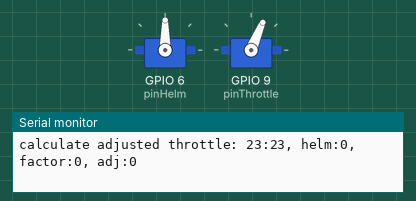
Simulated run of this sketch. Board: ESP32. Parts: 2 × servo, the last lines printed to the serial monitor.

Above: at 12.7 s.
At 19.0 s:
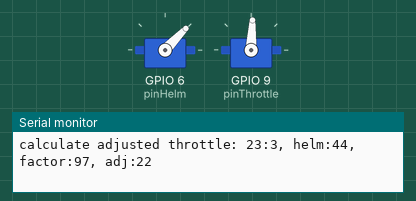
At 25.6 s:
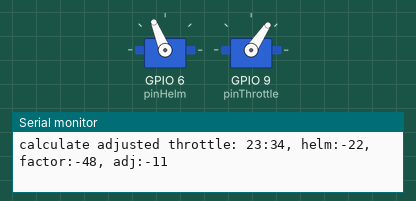
At 32.3 s:
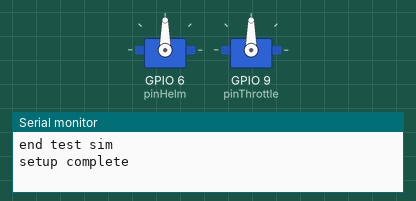
Timing chart, 0 to 33.8 s (numbered marks = the images above):
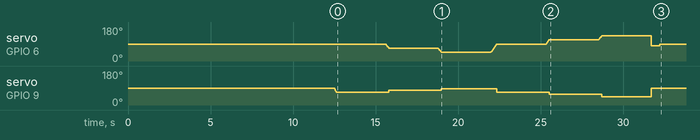

The sketch:

testservo.ino
```cpp
#include <ESP32Servo.h>

/* board esp32:esp32:nano_nora
  the Arduino Nano ESP32, with the ESP32 from espressif, and the NORA-W106 module from u-blox  */

/* two servos: helm and throttle
using GPIO (espressif) pin numbers 6 and 9, PinNumbers=byGPIONumber
(PinNumbers=default does a pin number remap and results in a compile error) */

/*
*
* helm
* DSservo 25KG servo motor
* https://www.dsservo.com/en/d_file/DS3225%20datasheet.pdf
* pwm microseconds 500 to 2500, angle 0 to 180
*
*/
Servo servoHelm;
const int pinHelm = 6;  // D3==GPIO6  full strength input voltage from bat rail 6.6V - 8.4V
int helm = 0;  // positive: starboard, negative: port
const int portFull = -90;
const int portHalf = -45;
const int portSlow =  -5;
const int starboardFull = 90;
const int starboardHalf = 45;
const int starboardSlow =  5;
const int helmAmidships =  0;
const int helmSweepInc = 2;
const int helmStepInc = 5;
const int helmPause = 10;

/* set the value of helm and write it to the servo */
void setHelm(int angle, boolean isadjust=true) {
	helm = angle;
	servoHelm.write(rotate(reverse(angle)));
	if (isadjust)
		adjustThrottle();
}
int getHelm() {
	return helm;
}

/* sweep the helm smoothly to its new position */
void sweepHelm(int angle, int dps=120) {
	// angle is the desired arm angle, as opposed to the deck angle
	// dps is the arm speed (angular velocity) in degrees per second
	//      between 90 and 180 is reasonable, 120 is ideal;  180: -45 to 45 in half second
	int inc = helmSweepInc;  // optimal increment of distance of each step
	int pause = helmPause;  // optimal pause between steps

	int travel = angle - helm; // travel vector (distance) given by old and new angles
	if (travel < 0)   // let increment match the sign of the travel vector
		inc = 0 - inc;
	int ttime = (int)(abs(travel) * 1000) / dps; // travel time in ms varies with vector and velocity
	int steps = (int)travel / inc; // vector and increment gives steps, rounded down
	pause = ttime / steps; // ttime and steps gives pause for each step, rounded down
	logger(50, "sweepHelm dps:%d, angle:%d, helm:%d, ttime:%d, steps:%d, pause:%d", dps, angle, helm, ttime, steps, pause);

	if (pause >= helmPause) { // if pause greater than minimum pause for sweep)
		int n = helm;
		for (int i=0; i<steps; i++) {
			n += inc;
			setHelm(n, false);
			delay(pause);
		}
	}
	adjustThrottle();
}

/* snap sk8 back to upright position */
void zeroHelm() {
	int newhelm = 10;
	if (helm > 0)
		newhelm = -10;
	setHelm(newhelm, false);
	delay(500);
	setHelm(0);
}


/*
*
* throttle
* KOOKYE 360 degree continuous
* https://kookye.com/2016/02/01/kookye-360-degree-unlimited-rotation-micro-servo-motor-for-telecar-robot-helicopter/
* officially: pwm microseconds 500 to 2500, angle 0 to 180
* in fact: barely half this range is effective
* drive motor installed on right rear wheel
*
*/
Servo servoThrottle;
const int pinThrottle = 9;  // D6==GPIO9  6V regulated input, continuous servo
int throttle  =  0;  // positive: ahead, negative: astern
int adjusted  =  0;  // throttle adjusted for helm position
const int aheadSlow =  3;   // throttle examples: 0,1,2 full stop
const int aheadHalf = 23;   // 23 -  3 = 20, 20/2 = 10 steps
const int aheadFull = 43;   // 43 - 23 = 20
const int throttleInc =  2;     // reasonable increment throttle steps

/* set the value of throttle and write it to the servo */
void setThrottle(int angle, boolean isadjust=true) {
	if (abs(angle) < aheadSlow)
		angle = 0;
	throttle = angle;
	if (isadjust)
		adjustThrottle();
	else {
		servoThrottle.write(rotate(reverse(angle)));
		adjusted = throttle;
	}
}
int getThrottle() {
	return throttle;
}
void zeroThrottle() {
	setThrottle(0, false);
}

void sweepThrottle(int angle, int dps=180) {
	if (abs(angle) < aheadSlow)
		angle = 0;
	int diff = angle - throttle;  // distance of travel is given by old and new angles
	// int dps = 180;  // angular velocity in degrees per second (180: -45 to 45 in half second)
	int inc = throttleInc;  // optimal increment: 2 degrees
	if (diff < 0)
		inc = 0 - inc;
	int pause = 10;  // optimal pause: 10 ms
	int ttime = (int)(diff * 1000) / dps; // travel time varies with distance and velocity
	ttime = abs(ttime);
	int steps = (int)ttime / pause;
	logger(50, "sweepThrottle angle:%d, throttle:%d, ttime:%d, steps:%d", angle, throttle, ttime, steps);

	int n = throttle;
	for (int i=0; i<steps; i++) {
		n += inc;
		setThrottle(n,false);
		delay(pause);
	}
	setThrottle(angle); // remainder
}

void adjustThrottle() {
	adjusted = calcThrottleAdjustment(throttle, helm);
	if (abs(throttle) <= aheadSlow)
		adjusted = throttle;
	servoThrottle.write(rotate(reverse(adjusted)));
}

/* motor on right-rear wheel.  starboard helm: slow it down;  port helm: speed it up */
int calcThrottleAdjustment(int throttle, int helm) {
	int maxhelm = 45;
	int factor = (int)(helm*100) / maxhelm;
	int adj = (int)(factor * throttle)/100;
	int adjusted = throttle - adj;
	if (throttle > 0)
		adjusted = max(adjusted, aheadSlow);
	else if (throttle < 0)
		adjusted = min(adjusted, -aheadSlow);
	logger(30, "calculate adjusted throttle: %d:%d, helm:%d, factor:%d, adj:%d", throttle, adjusted, helm, factor, adj);
	return adjusted;
}

/*
*
*
*
*/

/* utilities for both motors */
int reverse(int dgr) { return 0 - dgr; }  // both motors are installed upside down
int rotate(int dgr) { return dgr + 90; }  // incoming angle is -90 to +90.  servo expects 0 to 180
int unrotate(int dgr) { return dgr - 90; }

/* log to serial port */
boolean logging = false;  // set true if Serial connected
int loglevel = 30;  // set by programmer
void logger(int level, char* msg, ...) {
	if (logging && (level >= loglevel)) {
		char buffer[80];
		va_list va;
		va_start (va, msg);
		vsprintf (buffer, msg, va);
		va_end (va);
		Serial.println(buffer);
	}
}

void setup() {
	// setup logging via serial monitor
	logging = false;
	Serial.begin(115200);
	for (int i=0; i<25; i++) {
		if (Serial) {
			logging = true;
			Serial.setTimeout(100);
		}
		delay(500);
	}
	logger(100, "\nbegin setup");

	// setup servos
	servoHelm.attach(pinHelm);  // attach always returns 1
	servoThrottle.attach(pinThrottle);
	setHelm(0, false);
	setThrottle(0, false);

	// go
	testSim();
	//warmup();
	logger(100, "setup complete");
}

void loop() {
	delay(1000);
}

/*
*
*  unit tests
*
*/

void warmup() {
	logger(100, "warmup");
	sweepHelm( 20); delay(300);
	sweepHelm(-20); delay(300);
	zeroHelm();     delay(300);
	sweepThrottle( 20); delay(300);
	sweepThrottle(-20); delay(300);
	sweepThrottle(  0); delay(300);
}

void testSim() {
	logger(100, "begin test sim");
	sweepThrottle(23); delay(3000);
	sweepHelm(    22); delay(3000);
	sweepHelm(    45); delay(3000);
	sweepHelm(     0); delay(3000);
	sweepHelm(   -22); delay(3000);
	sweepHelm(   -45); delay(3000);

	zeroThrottle();
	zeroHelm();
	logger(100, "end test sim");
}

void testOneThrottle(int angle) {
	logger( 50, "test one throttle %d", angle);
	sweepThrottle( angle);
	delay(3000);
}
void testThrottle() {
	logger(100, "begin test throttle");
	helm = 20;
	testOneThrottle(23);
	zeroThrottle();
	logger(100, "end test throttle");
}

void testThrottleAdjustmentCalculation() {
	logger(100, "begin test throttle adjustment calculation");
	calcThrottleAdjustment(10, 10);
	calcThrottleAdjustment(10, 20);
	calcThrottleAdjustment(10, 30);
	calcThrottleAdjustment(10, 40);
	calcThrottleAdjustment(10, -10);
	calcThrottleAdjustment(10, -20);
	calcThrottleAdjustment(10, -30);
	calcThrottleAdjustment(10, -40);

	calcThrottleAdjustment(40, 10);
	calcThrottleAdjustment(40, 20);
	calcThrottleAdjustment(40, 30);
	calcThrottleAdjustment(40, 40);
	calcThrottleAdjustment(40, -10);
	calcThrottleAdjustment(40, -20);
	calcThrottleAdjustment(40, -30);
	calcThrottleAdjustment(40, -40);
	logger(100, "end test throttle adjustment calculation");
}

void testHelm() {
	logger(100, "begin test helm");
	logger(30, "test helm min:%d, max:%d", MIN_PULSE_WIDTH, MAX_PULSE_WIDTH);
	logger(30, "test helm angle:%d, ms:%d", servoHelm.read(), servoHelm.readMicroseconds());

	int helmangle = 50;  // 10 to 50
	int sweepspeed = 120;  // 90 to 180

	sweepspeed = 180;  // 90 to 180
	sweepHelm( 10, sweepspeed); delay(3000);
	sweepHelm( 20, sweepspeed); delay(3000);
	sweepHelm( 30, sweepspeed); delay(3000);
	sweepHelm( 40, sweepspeed); delay(3000);
	sweepHelm( 50, sweepspeed); delay(3000);
	sweepHelm( 40, sweepspeed); delay(3000);
	sweepHelm( 30, sweepspeed); delay(3000);
	sweepHelm( 20, sweepspeed); delay(3000);
	sweepHelm( 10, sweepspeed); delay(3000);
	sweepHelm(  0, sweepspeed); delay(3000);
	sweepHelm( 50, sweepspeed); delay(3000);
	sweepHelm(  0, sweepspeed); delay(3000);
	sweepHelm(-10, sweepspeed); delay(3000);
	sweepHelm(-20, sweepspeed); delay(3000);
	sweepHelm(-30, sweepspeed); delay(3000);
	sweepHelm(-40, sweepspeed); delay(3000);
	sweepHelm(-50, sweepspeed); delay(3000);
	sweepHelm( 50, sweepspeed); delay(3000);
	sweepHelm(-50, sweepspeed); delay(3000);
	sweepHelm(-40, sweepspeed); delay(3000);
	sweepHelm(-30, sweepspeed); delay(3000);
	sweepHelm(-20, sweepspeed); delay(3000);
	sweepHelm(-10, sweepspeed); delay(3000);
	zeroHelm();
	logger(100, "end test helm");
}
```
